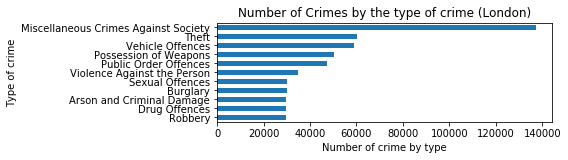

Generate this figure with Python:
# -*- coding: utf-8 -*-
"""dat 4 toynbee crime final.ipynb

Automatically generated by Colaboratory.

Original file is located at
    https://colab.research.google.com/drive/1HJY4SUA0fI_Xo0-TZHz-STyJiOUmLxLQ
"""

import matplotlib.pyplot as plt #to define plot parameters
import seaborn as sns #to graphical plots
import numpy as np #to math
import pandas as pd
import datetime as dt
import matplotlib.ticker as ticker

crime_df = pd.read_csv('https://raw.githubusercontent.com/research-at-toynbee-hall/datathons/master/datasets/datathon-2019-04-24/crime_in_london/cleaned/long_london_crime_2017-2019.csv')

crime_df['yearmonthday'] = crime_df['year_month'].apply(lambda x: dt.datetime.strptime(x, '%Y-%m-%d'))
crime_df['year'] = crime_df['yearmonthday'].dt.year

#changing the format to datetime so we can plot the chart
crime_df1 = crime_df.copy()
crime_df1.index = pd.to_datetime(crime_df1['yearmonthday'], format = '%Y-%m-%d')

#Grouping the crimes by the date
crimes_groupby = crime_df1.groupby([pd.TimeGrouper('2M'), 'MajorText'])
crime_data = crimes_groupby['MajorText'].count().rename('Count')

#Creating a dataframe (for use in plotting) 
crimes_groupby = crime_df1.groupby([pd.TimeGrouper('2M'), 'MajorText'])
crime_data = crimes_groupby['MajorText'].count().rename('Count')
crime_data = crime_data.unstack()

#Data with only Tower Hamlets
crime_df_TH = crime_df1
crime_df_TH = crime_df_TH[crime_df_TH['LookUp_BoroughName'] == 'Tower Hamlets']

plt.subplot(2, 1, 2)
#plt.figure(figsize=(10, 20))
crime_df1.groupby([crime_df1['MajorText']]).size().sort_values(ascending=True).plot(kind='barh')
plt.title('Number of Crimes by the type of crime (London)')
plt.ylabel('Type of crime')
plt.xlabel('Number of crime by type')
plt.show()
